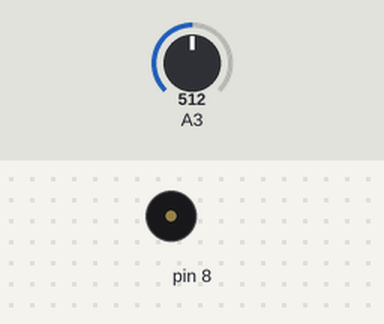
The sketch below on a simulated Arduino Uno, built with avr-gcc and run on an emulated ATmega328P. On the bench: buzzer (waves = sounding). The inputs (shaded band) are chosen by the test bench; at power-on: A3 = 512. What the sketch prints to the serial monitor is not drawn.

Above: at 1.2 s.
1.3 s: A3 set to 209
3.0 s: A3 set to 184
At 3.7 s:
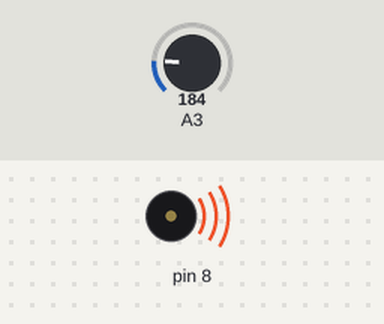
4.5 s: A3 set to 306
At 5.8 s:
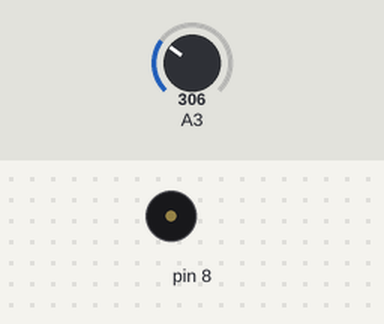
6.1 s: A3 set to 40
At 7.3 s:
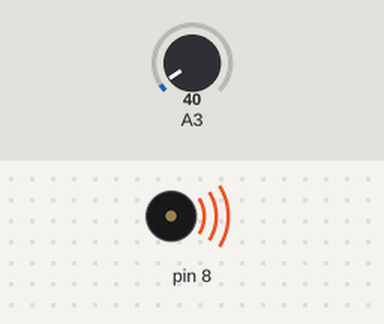
7.6 s: A3 set to 210
At 8.5 s:
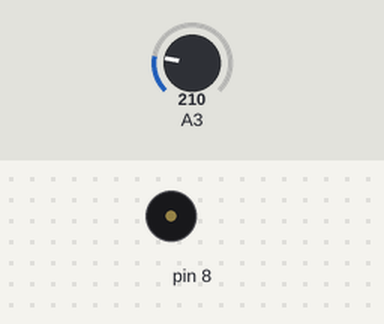
Timing chart, 0 to 10.2 s (numbered marks = the images above; inputs shaded):
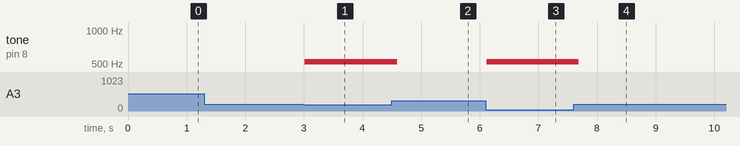

The sketch:

week10-4.ino
```cpp
void setup() {

  Serial.begin(9600);
  pinMode(2,INPUT_PULLUP);
  pinMode(8,OUTPUT);
}

void loop() {
  delay(30);
  int now = analogRead(A3) / 4;
  Serial.write(now);
  if( now > 200 ) tone(8,745,100);
  if( now < 50 ) tone(8,523,100);

}
```

Measured:
- the behaviour switches between 200 and 199 on A3 (found by bisection; images 0 and 1)
- after the input at 1.3 s, every drawn part: stays the same
- after the input at 3.0 s, tone on pin 8: silent → 523 Hz at once
- after the input at 4.5 s, tone on pin 8: 523 Hz → silent after 0.09 s
- after the input at 6.1 s, tone on pin 8: silent → 523 Hz at once
- after the input at 7.6 s, tone on pin 8: 523 Hz → silent after 0.09 s
